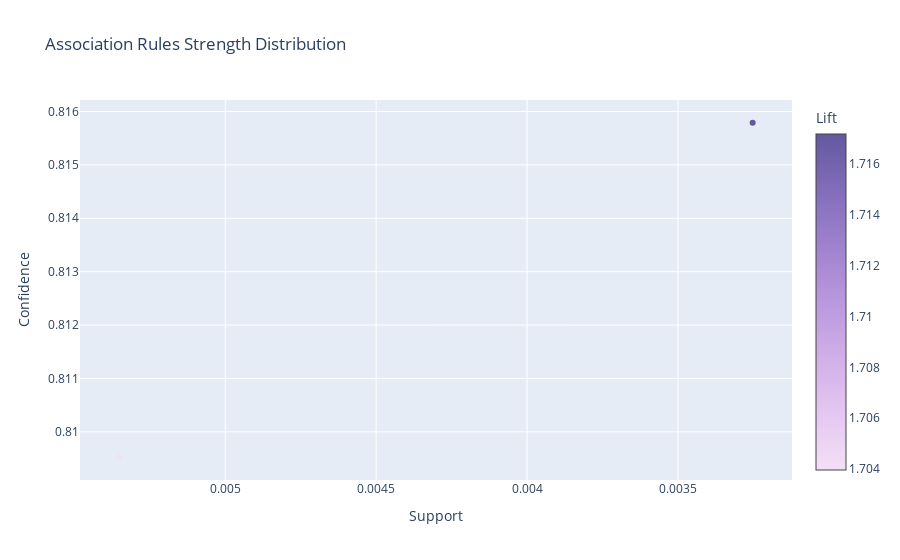
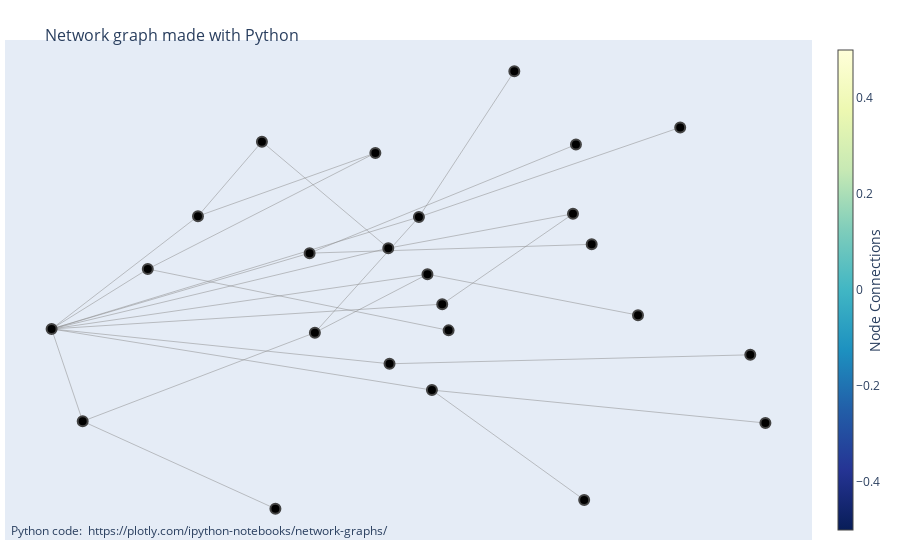

Notebook code for these charts, in order:
### Code cell
PyARMViz.metadata_scatter_plot(rules_pyarmviz)
PyARMViz.adjacency_graph_plotly(rules_pyarmviz)
# PyARMViz.adjacency_parallel_coordinate_plot(rules_pyarmviz)
# PyARMViz.adjacency_parallel_category_plot(rules_pyarmviz)

### Figure 1 — Plotly figure (JSON) as saved in the notebook; plotly's stock layout.template omitted (floating-point values rounded to 4 significant figures)
{"data": [{"marker": {"color": [1.717, 1.704], "colorbar": {"title": {"text": "Lift"}}, "colorscale": [[0.0, "rgb(243, 224, 247)"], [0.1667, "rgb(228, 199, 241)"], [0.3333, "rgb(209, 175, 232)"], [0.5, "rgb(185, 152, 221)"], [0.6667, "rgb(159, 130, 206)"], [0.8333, "rgb(130, 109, 186)"], [1.0, "rgb(99, 88, 159)"]]}, "mode": "markers", "text": ["('Extra Salami or Feta',) => ('Coffee',), Lift: 1.7171575692765482", "('Keeping It Local',) => ('Coffee',), Lift: 1.7039689550731953"], "x": [0.003253, 0.005351], "y": [0.8158, 0.8095], "type": "scatter"}], "layout": {"xaxis": {"title": {"text": "Support"}, "autorange": "reversed"}, "title": {"text": "Association Rules Strength Distribution"}, "yaxis": {"title": {"text": "Confidence"}}}}

### Figure 2 — Plotly figure (JSON) as saved in the notebook; plotly's stock layout.template omitted (floating-point values rounded to 4 significant figures)
{"data": [{"hoverinfo": "none", "line": {"color": "#888", "width": 0.5}, "mode": "lines", "x": [0.04476, -1.0, null, 0.3945, 0.04476, null, 0.3945, -0.09952, null, -0.09616, -1.0, null, 0.8687, -0.09616, null, 0.0172, -1.0, null, 0.9091, 0.0172, null, 0.4244, 0.0172, null, -0.09952, -1.0, null, -0.4375, -0.09952, null, -0.4375, -0.6085, null, -0.7427, -1.0, null, 0.06185, -0.7427, null, -0.1341, -0.7427, null, -0.1341, -0.6085, null, 0.00525, -1.0, null, -0.2958, 0.00525, null, -0.2958, -0.9168, null, -0.2958, -0.01756, null, 0.5684, 0.00525, null, -0.9168, -1.0, null, -0.4014, -0.9168, null, -0.3099, -1.0, null, 0.4024, -0.3099, null, 0.4445, -0.3099, null, -0.6085, -1.0, null, -0.01756, -1.0, null, 0.2376, -0.01756, null, 0.6813, -0.01756, null], "y": [-0.07921, -0.1862, null, 0.3114, -0.07921, null, 0.3114, 0.163, null, -0.3367, -0.1862, null, -0.298, -0.3367, null, -0.4504, -0.1862, null, -0.5927, -0.4504, null, -0.9252, -0.4504, null, 0.163, -0.1862, null, 0.6232, 0.163, null, 0.6232, 0.3014, null, 0.07272, -0.1862, null, -0.1923, 0.07272, null, 0.5743, 0.07272, null, 0.5743, 0.3014, null, 0.05008, -0.1862, null, -0.2022, 0.05008, null, -0.2022, -0.5853, null, -0.2022, 0.2974, null, -0.1266, 0.05008, null, -0.5853, -0.1862, null, -0.9634, -0.5853, null, 0.1415, -0.1862, null, 0.6108, 0.1415, null, 0.1795, 0.1415, null, 0.3014, -0.1862, null, 0.2974, -0.1862, null, 0.9277, 0.2974, null, 0.685, 0.2974, null], "type": "scatter"}, {"hoverinfo": "text", "marker": {"color": [], "colorbar": {"thickness": 15, "title": {"side": "right", "text": "Node Connections"}, "xanchor": "left"}, "colorscale": [[0.0, "rgb(255,255,217)"], [0.125, "rgb(237,248,177)"], [0.25, "rgb(199,233,180)"], [0.375, "rgb(127,205,187)"], [0.5, "rgb(65,182,196)"], [0.625, "rgb(29,145,192)"], [0.75, "rgb(34,94,168)"], [0.875, "rgb(37,52,148)"], [1.0, "rgb(8,29,88)"]], "line": {"width": 2}, "reversescale": true, "showscale": true, "size": 10}, "mode": "markers", "text": ["0", "Extra Salami or Feta", "Coffee", "1", "Keeping It Local", "2", "Cake", "Vegan mincepie", "3", "Salad", "4", "Hearty & Seasonal", "Sandwich", "5", "NONE", "Scone", "6", "Tartine", "7", "Pastry", "Toast", "8", "9", "Hot chocolate", "Medialuna"], "x": [0.04476, 0.3945, -1.0, -0.09616, 0.8687, 0.0172, 0.9091, 0.4244, -0.09952, -0.4375, -0.7427, 0.06185, -0.1341, 0.00525, -0.2958, 0.5684, -0.9168, -0.4014, -0.3099, 0.4024, 0.4445, -0.6085, -0.01756, 0.2376, 0.6813], "y": [-0.07921, 0.3114, -0.1862, -0.3367, -0.298, -0.4504, -0.5927, -0.9252, 0.163, 0.6232, 0.07272, -0.1923, 0.5743, 0.05008, -0.2022, -0.1266, -0.5853, -0.9634, 0.1415, 0.6108, 0.1795, 0.3014, 0.2974, 0.9277, 0.685], "type": "scatter"}], "layout": {"annotations": [{"showarrow": false, "text": "Python code: <a href='https://plotly.com/ipython-notebooks/network-graphs/'> https://plotly.com/ipython-notebooks/network-graphs/</a>", "x": 0.005, "xref": "paper", "y": -0.002, "yref": "paper"}], "hovermode": "closest", "margin": {"b": 20, "l": 5, "r": 5, "t": 40}, "showlegend": false, "title": {"font": {"size": 16}, "text": "<br>Network graph made with Python"}, "xaxis": {"showgrid": false, "showticklabels": false, "zeroline": false}, "yaxis": {"showgrid": false, "showticklabels": false, "zeroline": false}}}
